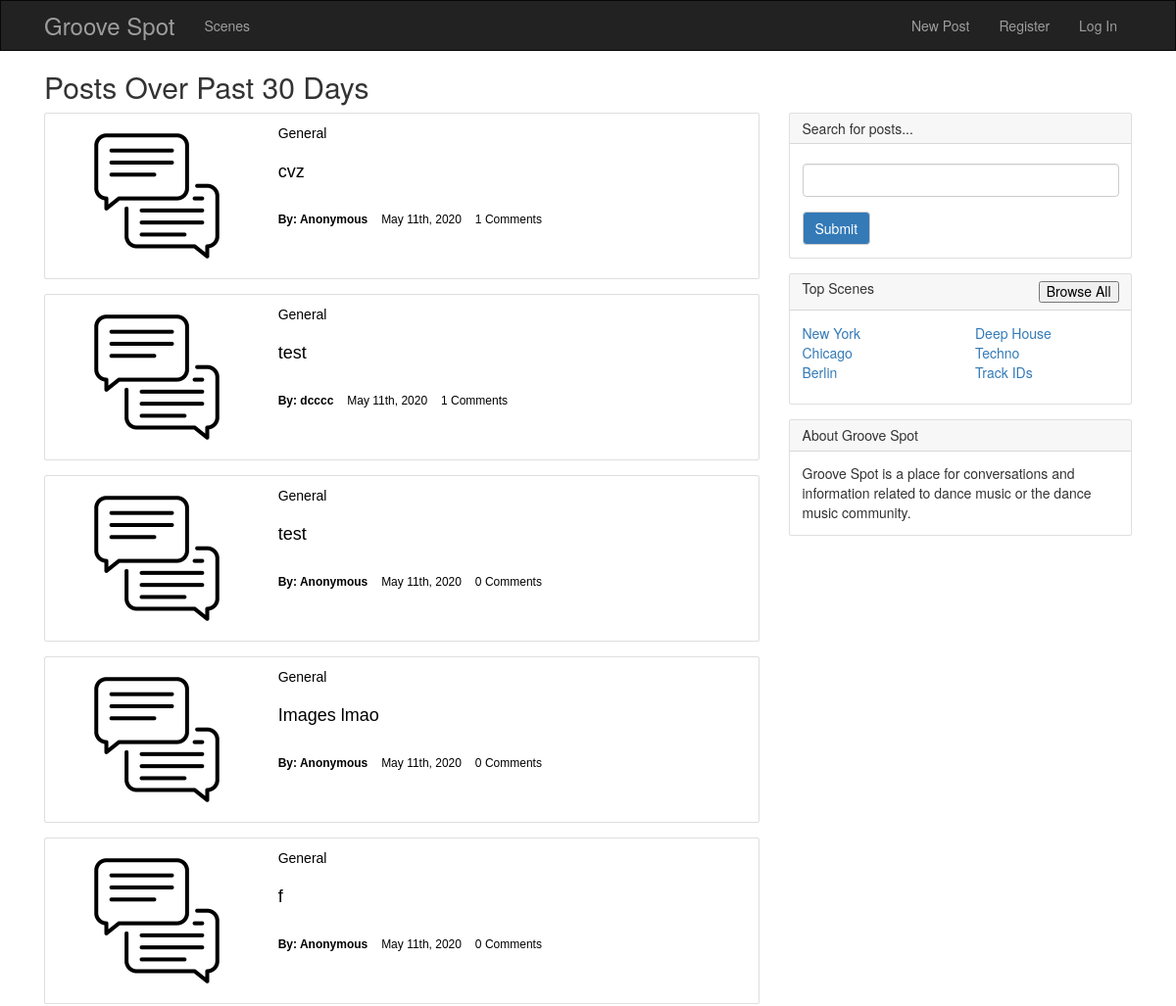
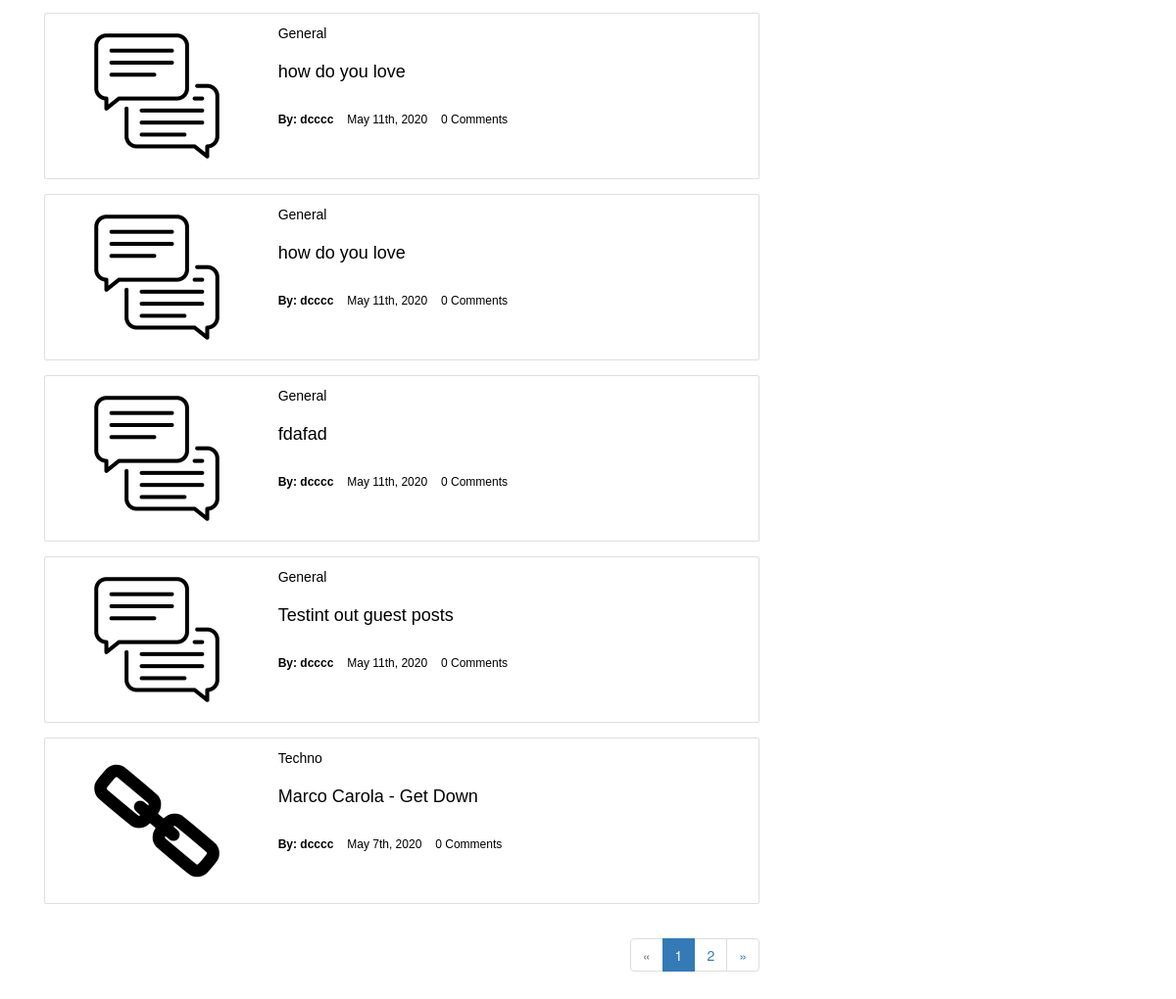
The page / on the database its author committed (2 pictures, top to bottom).
### app/models.py (models this page shows, shortened)
class Post(db.Model):
    __tablename__ = 'posts'
    id = db.Column(db.Integer, primary_key=True)
    title = db.Column(db.Text)
    body = db.Column(db.Text)
    body_html = db.Column(db.Text)
    timestamp = db.Column(db.DateTime, index=True, default=datetime.utcnow)
    author_id = db.Column(db.Integer, db.ForeignKey('users.id'))
    comments = db.relationship('Comment', backref='post', lazy='dynamic')
    scene_id = db.Column(db.Integer, db.ForeignKey('scenes.id'))
    link = db.Column(db.Text)
    type = db.Column(db.Text)
    thumbnail_file = db.Column(db.String)
    disabled = db.Column(db.Boolean)

class Scene(db.Model):
    __tablename__ = 'scenes'
    id = db.Column(db.Integer, primary_key=True)
    name = db.Column(db.String(128))
    date = db.Column(db.DateTime, default=datetime.utcnow)
    category = db.Column(db.String)
    description = db.Column(db.Text)
    posts = db.relationship('Post', backref='scene', lazy='dynamic')

class User(UserMixin, db.Model):
    __tablename__ = 'users'
    id = db.Column(db.Integer, primary_key=True)
    email = db.Column(db.String(64), unique=True, index=True)
    username = db.Column(db.String(64), unique=True, index=True)
    role_id = db.Column(db.Integer, db.ForeignKey('roles.id'))
    password_hash = db.Column(db.String(128))
    confirmed = db.Column(db.Boolean, default=True)
    name = db.Column(db.String(64))
    location = db.Column(db.String(64))
    about_me = db.Column(db.Text())
    member_since = db.Column(db.DateTime(), default=datetime.utcnow)
    last_seen = db.Column(db.DateTime(), default=datetime.utcnow)
    avatar_hash = db.Column(db.String(32))
    profile_pic_filename = db.Column(db.String)
    posts = db.relationship('Post', backref='author', lazy='dynamic')
    followed = db.relationship('Follow',
                               foreign_keys=[Follow.follower_id],
                               backref=db.backref('follower', lazy='joined'),
                               lazy='dynamic',
                               cascade='all, delete-orphan')
    followers = db.relationship('Follow',
                                foreign_keys=[Follow.followed_id],
                                backref=db.backref('followed', lazy='joined'),
                                lazy='dynamic',
                                cascade='all, delete-orphan')
    comments = db.relationship('Comment', backref='author', lazy='dynamic')
    @property
    def password(self):
        raise AttributeError('password is not a readable attribute')

### app/main/views.py (the view)
@main.route('/', methods=['GET', 'POST'])
def index():
    search_form = SearchForm()
    if search_form.validate_on_submit():
        text = search_form.text.data
        return redirect(url_for('.results', text=text))
    page = request.args.get('page', 1, type=int)
    show_followed = False
    if current_user.is_authenticated:
        show_followed = bool(request.cookies.get('show_followed', ''))
    if show_followed:
        query = current_user.followed_posts
    else:
        query = Post.query
    pagination = query.order_by(Post.timestamp.desc()).paginate(
        page, per_page=current_app.config['FLASKY_POSTS_PER_PAGE'],
        error_out=False)
    posts = pagination.items
    return render_template('index.html', posts=posts,
                           show_followed=show_followed, pagination=pagination, search_form=search_form)

### app/main/forms.py
class SearchForm(FlaskForm):
    text = StringField('')
    submit_search = SubmitField('Submit')

### app/auth/views.py (called while the page is built)
@auth.before_app_request
def before_request():
    if current_user.is_authenticated:
        current_user.ping()
        if not current_user.confirmed \
                and request.endpoint \
                and request.blueprint != 'auth' \
                and request.endpoint != 'static':
            return redirect(url_for('auth.unconfirmed'))

### app/main/__init__.py (called while the page is built)
@main.app_context_processor
def inject_permissions():
    return dict(Permission=Permission)

### app/templates/index.html (shortened to what this page needs)
{% extends "base.html" %}
{% import "bootstrap/wtf.html" as wtf %}
{% import "_macros.html" as macros %}
{% block page_content %}
<div class="row">
    <div class="col-lg-8">
        <div class="post-tabs">
    <h2 >Posts Over Past 30 Days</h2>
</div>
        <div class="post-tabs">
    {% include '_posts_test.html' %}
                 {% if pagination %}
<div class="pagination">
    {{ macros.pagination_widget(pagination, '.index') }}
</div>
{% endif %}
</div>
    </div>
    {% include '_sidebar.html' %}
</div>
{% endblock %}

### app/templates/_posts_test.html (shortened to what this page needs)
<ul class="posts">
    {% for post in posts %}
    {% if post.disabled != 1 %}
    <li class="post">
        <div  class="card flex-row flex-wrap" id="post-cards-clickable">
            <div class="col-md-4" id="post-card-img">
                    {% if post.thumbnail_file %}
                    <img class="card-image" src={{"https://groovespotimages.s3.us-east-2.amazonaws.com/" ~ post.thumbnail_file}} >
                    {% elif post.link %}
                    <img class="card-image" src="../static/link.jpg" >
                    {% else %}
                     <img class="card-image" src="../static/thread.jpg" >
                    {% endif %}
            </div>
            <div class="col-md-8">
                <p id="scene"><a href="{{ url_for('.scene', id=post.scene_id) }}" style="color:black;">{% if post.scene.name %} {{post.scene.name}} {% else %} General {% endif %}</a></p>
                <h4 class="card-title"><a href="{{ url_for('.post', id=post.id) }}" style="color:black;">{{post.title}}</a></h4>
                <div class="card-bottom">
                    <span class="card-author">By: {{ post.author.username }}</span>
                    <span class="card-date">{{ moment(post.timestamp).format('MMMM Do, YYYY')}}</span>
                    <span class="card-comments">{{ post.comments.count() }} Comments</span>
                </div>
            </div>
        </div>
    </li>
    {% endif %}
    {% endfor %}
</ul>

### app/static/styles.css (style rules this page uses)
div.post-tabs { margin-top: 16px; margin: 0 auto; }
ul.posts { list-style-type: none; padding: 0px; margin: 0px 0px 0px 0px; border-top: 1px solid #e0e0e0; font-family: 'Arial' }
div.post-tabs ul.posts { margin: 0px; border-top: none; }
ul.posts li.post { padding: 0px; text-align: center; margin-bottom: 15px }
div.pagination { width: 100%; text-align: right; padding: 0px; margin: 0px; }
#post-cards-clickable { text-decoration: none !important; color: black }
.card { width: 100% !important; position: relative; display: -ms-flexbox; display: flex; -ms-flex-direction: column; flex-direction: column; min-width: 0; word-wrap: break-word; background-color: #fff; background-clip: border-box; border: 1px solid rgba(0, 0, 0, 0.5); border-radius: 0.0rem; padding: 0px }
.card-title { margin-top: 2rem; margin-bottom: 2rem; }
#scene { margin-top: 1rem; }
.card-bottom { margin-bottom: 1rem; }
.card-image { horizontal-align: center; margin-left: 5rem; margin-right: 5rem; margin-top: 2rem; margin-bottom: 2rem; max-height: 128px; max-width: 128px; }
.flex-row { -ms-flex-direction: row !important; flex-direction: row !important; }
span.card-author { display: inline-block; font-weight: bold; font-size: 12px; margin-right: 10px }
span.card-date { display: inline-block; font-size: 12px; margin-right: 10px }
span.card-comments { display: inline-block; font-size: 12px; margin: 0px; }
.col-md-8 { text-align: left; padding:0; margin-right: 15px; }
#post-card-img { display: flex; align-items:center; padding: 0em; }
.card { width: 100% !important; position: relative; display: -ms-flexbox; display: flex; -ms-flex-direction: column; flex-direction: column; min-width: 0; word-wrap: break-word; background-color: #fff; background-clip: border-box; border: 1px solid rgba(0, 0, 0, 0.5); border-radius: 0.0rem; padding: 0px; }
.col-lg-8 { margin-bottom:75px; }
.card { position: relative; display: -ms-flexbox; display: flex; -ms-flex-direction: column; flex-direction: column; min-width: 0; word-wrap: break-word; background-color: #fff; background-clip: border-box; border: 1px solid rgba(0, 0, 0, 0.125); border-radius: 0.25rem; }
.card-title { margin-bottom: 0.75rem; }
#submit_search { background-color: #337ab7; color: white; }

### rows shown on the page
Post: scene.name "General", title "cvz", author.username "Anonymous", timestamp "May 11th, 2020", comments.count "1"
Post: scene.name "General", title "test", author.username "dcccc", timestamp "May 11th, 2020", comments.count "1"
Post: scene.name "General", title "test", author.username "Anonymous", timestamp "May 11th, 2020", comments.count "0"
Post: scene.name "General", title "Images lmao", author.username "Anonymous", timestamp "May 11th, 2020", comments.count "0"
Post: scene.name "General", title "f", author.username "Anonymous", timestamp "May 11th, 2020", comments.count "0"
Post: scene.name "General", title "how do you love", author.username "dcccc", timestamp "May 11th, 2020", comments.count "0"
Post: scene.name "General", title "how do you love", author.username "dcccc", timestamp "May 11th, 2020", comments.count "0"
Post: scene.name "General", title "fdafad", author.username "dcccc", timestamp "May 11th, 2020", comments.count "0"
Post: scene.name "General", title "Testint out guest posts", author.username "dcccc", timestamp "May 11th, 2020", comments.count "0"
Post: scene.name "Techno", title "Marco Carola - Get Down", author.username "dcccc", timestamp "May 7th, 2020", comments.count "0"

### other values the page prints
{{ p }} "1"
{{ p }} "2"
